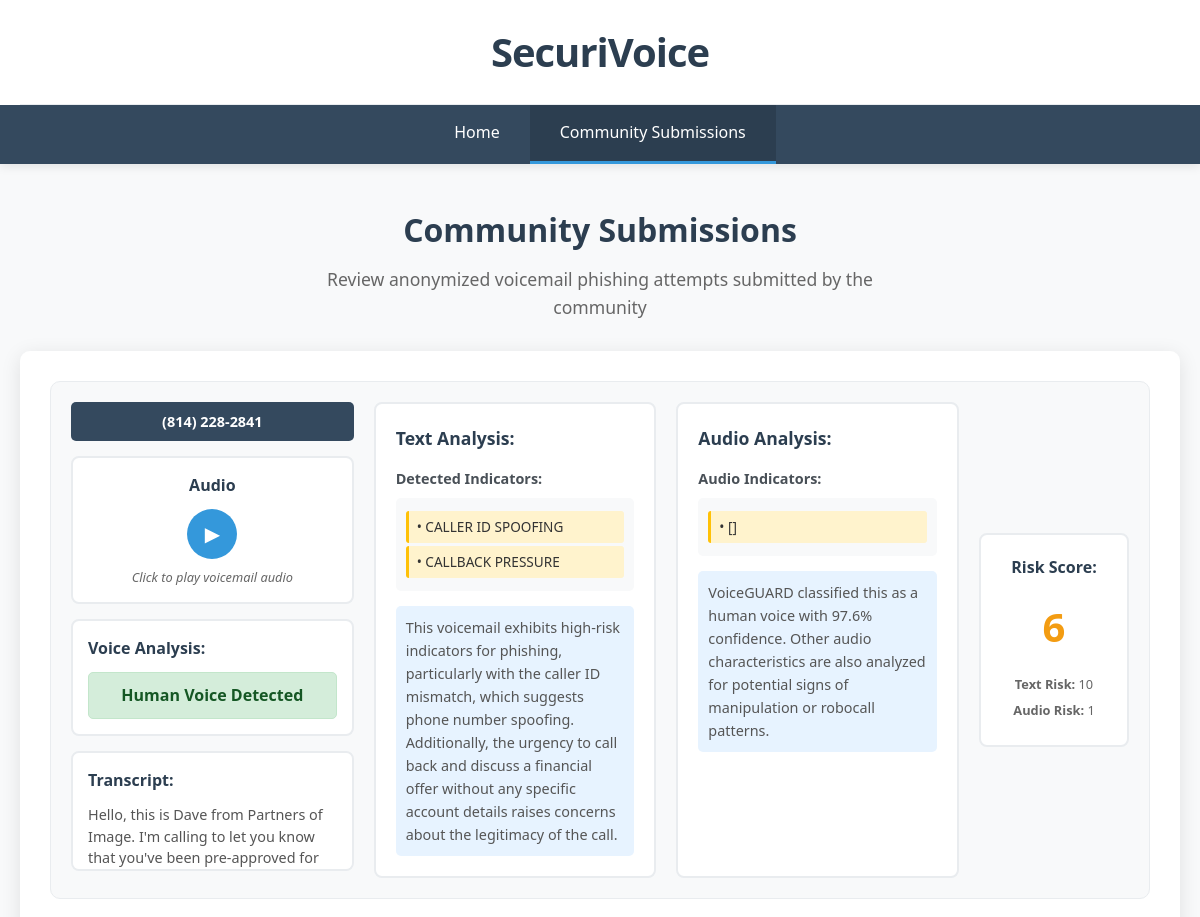
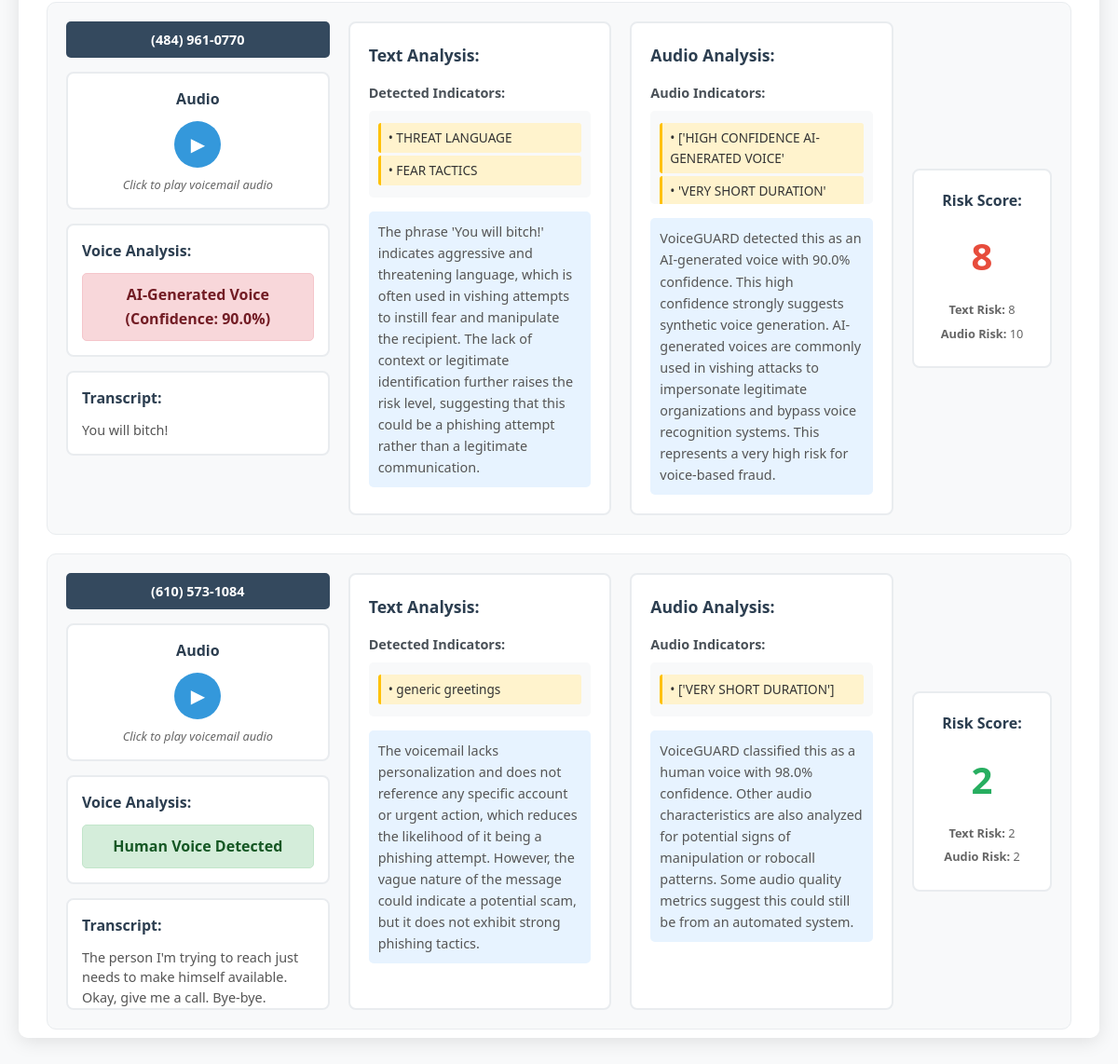
The app's page /community with its own data (2 pictures, top to bottom).
### tables this page shows
CREATE TABLE voicemail_submissions (
                        id INTEGER PRIMARY KEY AUTOINCREMENT,
                        phone_number TEXT NOT NULL,
                        transcript TEXT NOT NULL,
                        transcript_hash TEXT UNIQUE NOT NULL,
                        audio_file_path TEXT,
                        submission_date TIMESTAMP DEFAULT CURRENT_TIMESTAMP,
                        text_risk_score INTEGER,
                        text_analysis TEXT,
                        text_indicators TEXT,
                        caller_id_mismatch BOOLEAN DEFAULT FALSE,
                        transcript_numbers TEXT,
                        audio_risk_score INTEGER DEFAULT NULL,
                        overall_risk_score INTEGER DEFAULT NULL,
                        analysis_date TIMESTAMP
                    , audio_analysis TEXT DEFAULT NULL, audio_indicators TEXT DEFAULT NULL, audio_confidence REAL DEFAULT NULL, is_ai_generated BOOLEAN DEFAULT NULL, audio_metrics TEXT DEFAULT NULL, audio_analysis_date TIMESTAMP DEFAULT NULL, community_permission BOOLEAN DEFAULT FALSE, permission_granted_at TIMESTAMP DEFAULT NULL, permission_email_uid TEXT DEFAULT NULL, shared_to_community BOOLEAN DEFAULT FALSE, shared_at TIMESTAMP DEFAULT NULL, sender_email TEXT DEFAULT NULL);

### app.py (the view)
@app.route('/community')
def community():
    submissions = get_community_submissions()
    return render_template('community.html', submissions=submissions)

### templates/community.html (shortened to what this page needs)
<!DOCTYPE html>
<html lang="en">
<head>
</head>
<body>
    <header class="header">
        <div class="container">
            <div class="logo">
                <h1>SecuriVoice</h1>
            </div>
        </div>
        <nav class="nav">
            <div class="container nav-container">
                <ul>
                    <li><a href="/">Home</a></li>
                    <li><a href="/community" class="active">Community Submissions</a></li>
                </ul>
            </div>
        </nav>
    </header>
    <main class="main">
        <div class="container">
            <div class="page-title">
                <h2>Community Submissions</h2>
                <p>Review anonymized voicemail phishing attempts submitted by the community</p>
            </div>
            <div class="submissions-container">
                {% if submissions %}
                    {% for submission in submissions %}
                    <div class="submission">
                        <div class="audio-section">
                            <div class="phone-number">{{ submission.phone_number }}</div>
                            <div class="audio-player">
                                <h4>Audio</h4>
                                <button class="play-button" data-submission-id="{{ submission.id }}">▶</button>
                                <p class="audio-note">Click to play voicemail audio</p>
                            </div>
                            <div class="voice-detection">
                                <h4>Voice Analysis:</h4>
                                <div class="voice-result {{ submission.ai_class }}">
                                    {{ submission.ai_status }}
                                </div>
                            </div>
                            <div class="transcript">
                                <h4>Transcript:</h4>
                                <p>{{ submission.transcript[:500] }}{% if submission.transcript|length > 500 %}...{% endif %}</p>
                            </div>
                        </div>
                        <div class="text-analysis">
                            <div class="analysis-box">
                                <h4>Text Analysis:</h4>
                                <div class="indicators-section">
                                    <h5>Detected Indicators:</h5>
                                    <div class="indicators-list">
                                        {% if submission.text_indicators %}
                                            {% for indicator in submission.text_indicators %}
                                            <div class="indicator-item">• {{ indicator }}</div>
                                            {% endfor %}
                                        {% else %}
                                            <div class="indicator-item">• No major text indicators detected</div>
                                        {% endif %}
                                    </div>
                                </div>
                                <div class="analysis-explanation">
                                    <p>{{ submission.text_analysis }}</p>
                                </div>
                            </div>
                        </div>
                        <div class="audio-analysis">
                            <div class="analysis-box">
                                <h4>Audio Analysis:</h4>
                                <div class="indicators-section">
                                    <h5>Audio Indicators:</h5>
                                    <div class="indicators-list">
                                        {% if submission.audio_indicators %}
                                            {% for indicator in submission.audio_indicators %}
                                            <div class="indicator-item">• {{ indicator }}</div>
                                            {% endfor %}
                                        {% else %}
                                            <div class="indicator-item">• Audio analysis not available</div>
                                        {% endif %}
                                    </div>
                                </div>
                                <div class="analysis-explanation">
                                    <p>{{ submission.audio_analysis }}</p>
                                </div>
                            </div>
                        </div>
                        <div class="risk-section">
                            <div class="risk-score">
                                <h4>Risk Score:</h4>
                                <div class="risk-number {{ submission.risk_class }}">{{ submission.overall_risk_score }}</div>
                                <div class="risk-breakdown">
                                    <div><strong>Text Risk:</strong> {{ submission.text_risk_score }}</div>
                                    <div><strong>Audio Risk:</strong> {% if submission.audio_risk_score %}{{ submission.audio_risk_score }}{% else %}N/A{% endif %}</div>
                                </div>
                            </div>
                        </div>
                    </div>
                    {% endfor %}
                {% else %}
                    <div class="empty-state">
                        <h3>No Community Submissions Yet</h3>
                        <p>Be the first to help protect others by sharing your voicemail analysis!</p>
                        <p>Submit a voicemail for analysis and reply to the report email to grant permission for community sharing.</p>
                    </div>
                {% endif %}
            </div>
        </div>
    </main>
</body>
</html>

### templates/community.html (style rules this page uses)
* { margin: 0; padding: 0; box-sizing: border-box; }
body { font-family: 'Segoe UI', Tahoma, Geneva, Verdana, sans-serif; line-height: 1.6; color: #333; background-color: #f8f9fa; }
.container { max-width: 1200px; margin: 0 auto; padding: 0 20px; }
.header { background-color: #fff; box-shadow: 0 2px 10px rgba(0,0,0,0.1); position: sticky; top: 0; z-index: 100; }
.logo { text-align: center; padding: 20px 0; border-bottom: 1px solid #e9ecef; }
.logo h1 { font-size: 2.5rem; font-weight: 700; color: #2c3e50; letter-spacing: -1px; }
.nav { background-color: #34495e; }
.nav-container { display: flex; justify-content: center; align-items: center; }
.nav ul { display: flex; list-style: none; margin: 0; padding: 0; }
.nav li { margin: 0; }
.nav a { display: block; padding: 15px 30px; color: white; text-decoration: none; font-weight: 500; transition: background-color 0.3s ease; border-bottom: 3px solid transparent; }
.nav a.active { background-color: #2c3e50; border-bottom-color: #3498db; }
.main { padding: 40px 0; }
.page-title { text-align: center; margin-bottom: 30px; }
.page-title h2 { font-size: 2rem; color: #2c3e50; margin-bottom: 10px; font-weight: 600; }
.page-title p { font-size: 1.1rem; color: #666; max-width: 600px; margin: 0 auto; }
.submissions-container { background: white; border-radius: 10px; padding: 30px; box-shadow: 0 4px 20px rgba(0,0,0,0.1); max-height: 70vh; overflow-y: auto; }
.submission { display: flex; gap: 20px; background: #f8f9fa; border: 1px solid #e9ecef; border-radius: 10px; padding: 20px; margin-bottom: 20px; transition: transform 0.2s ease, box-shadow 0.2s ease; }
.submission:last-child { margin-bottom: 0; }
.audio-section { flex: 1; min-width: 250px; }
.phone-number { background: #34495e; color: white; padding: 8px 12px; border-radius: 5px; font-weight: bold; margin-bottom: 15px; text-align: center; font-size: 0.9rem; }
.audio-player { background: #fff; border: 2px solid #e9ecef; border-radius: 8px; padding: 15px; text-align: center; margin-bottom: 15px; }
.audio-player h4 { margin-bottom: 10px; color: #2c3e50; }
.play-button { width: 50px; height: 50px; background: #3498db; border: none; border-radius: 50%; color: white; font-size: 20px; cursor: pointer; margin-bottom: 8px; transition: background-color 0.3s ease; }
.audio-note { font-size: 0.8rem; color: #666; font-style: italic; }
.voice-detection { background: #fff; border: 2px solid #e9ecef; border-radius: 8px; padding: 15px; margin-bottom: 15px; }
.voice-detection h4 { margin-bottom: 10px; color: #2c3e50; }
.voice-result { padding: 10px; border-radius: 5px; text-align: center; font-weight: bold; }
.ai-detected { background-color: #f8d7da; color: #721c24; border: 1px solid #f5c6cb; }
.human-detected { background-color: #d4edda; color: #155724; border: 1px solid #c3e6cb; }
.transcript { background: #fff; border: 2px solid #e9ecef; border-radius: 8px; padding: 15px; max-height: 120px; overflow-y: auto; }
.transcript h4 { margin-bottom: 10px; color: #2c3e50; }
.transcript p { font-size: 0.9rem; line-height: 1.5; color: #555; }
.text-analysis, .audio-analysis { flex: 1; min-width: 250px; }
.analysis-box { background: #fff; border: 2px solid #e9ecef; border-radius: 8px; padding: 20px; height: 100%; }
.analysis-box h4 { color: #2c3e50; margin-bottom: 15px; font-size: 1.1rem; }
.indicators-section { margin-bottom: 15px; }
.indicators-section h5 { color: #495057; margin-bottom: 8px; font-size: 0.9rem; }
.indicators-list { background: #f8f9fa; padding: 10px; border-radius: 5px; max-height: 100px; overflow-y: auto; }
.indicator-item { background-color: #fff3cd; padding: 5px 8px; margin: 3px 0; border-radius: 3px; border-left: 3px solid #ffc107; font-size: 0.85rem; }
.analysis-explanation { background: #e7f3ff; padding: 10px; border-radius: 5px; }
.analysis-explanation p { color: #555; font-size: 0.9rem; line-height: 1.6; }
.risk-section { flex: 0 0 150px; display: flex; flex-direction: column; align-items: center; justify-content: center; }
.risk-score { background: #fff; border: 2px solid #e9ecef; border-radius: 8px; padding: 20px; text-align: center; width: 100%; }
.risk-score h4 { color: #2c3e50; margin-bottom: 15px; }
.risk-number { font-size: 2.5rem; font-weight: bold; margin-bottom: 15px; }
.risk-high { color: #e74c3c; }
.risk-medium { color: #f39c12; }
.risk-low { color: #27ae60; }
.risk-breakdown { font-size: 0.8rem; color: #666; }
.risk-breakdown div { margin-bottom: 5px; }

### records on screen
voicemail_submissions: phone_number "(814) 228-2841", ai_status "Human Voice Detected", transcript "Hello, this is Dave from Partners of Image. I'm calling to let you know that you've been pre-approved for…", text_indicators "CALLER ID SPOOFING" "CALLBACK PRESSURE", text_analysis "This voicemail exhibits high-risk indicators for phishing, particularly with the caller ID mismatch, which suggests phone number spoofing. Additionally, the urgency to call back and discuss a financial offer without any specific account details raises concerns about the legitimacy of the call.", audio_indicators "[]", audio_analysis "VoiceGUARD classified this as a human voice with 97.6% confidence. Other audio characteristics are also analyzed for potential signs of manipulation or robocall patterns.", overall_risk_score "6", text_risk_score "10", audio_risk_score "1"
voicemail_submissions: phone_number "(484) 961-0770", ai_status "AI-Generated Voice (Confidence: 90.0%)", transcript "You will bitch!", text_indicators "THREAT LANGUAGE" "FEAR TACTICS", text_analysis "The phrase 'You will bitch!' indicates aggressive and threatening language, which is often used in vishing attempts to instill fear and manipulate the recipient. The lack of context or legitimate identification further raises the risk level, suggesting that this could be a phishing attempt rather than a legitimate communication.", audio_indicators "['HIGH CONFIDENCE AI-GENERATED VOICE'" "'VERY SHORT DURATION'", audio_analysis "VoiceGUARD detected this as an AI-generated voice with 90.0% confidence. This high confidence strongly suggests synthetic voice generation. AI-generated voices are commonly used in vishing attacks to impersonate legitimate organizations and bypass voice recognition systems. This represents a very high risk for voice-based fraud.", overall_risk_score "8", text_risk_score "8", audio_risk_score "10"
voicemail_submissions: phone_number "(610) 573-1084", ai_status "Human Voice Detected", transcript "The person I'm trying to reach just needs to make himself available. Okay, give me a call. Bye-bye.", text_indicators "generic greetings", text_analysis "The voicemail lacks personalization and does not reference any specific account or urgent action, which reduces the likelihood of it being a phishing attempt. However, the vague nature of the message could indicate a potential scam, but it does not exhibit strong phishing tactics.", audio_indicators "['VERY SHORT DURATION']", audio_analysis "VoiceGUARD classified this as a human voice with 98.0% confidence. Other audio characteristics are also analyzed for potential signs of manipulation or robocall patterns. Some audio quality metrics suggest this could still be from an automated system.", overall_risk_score "2", text_risk_score "2", audio_risk_score "2"
